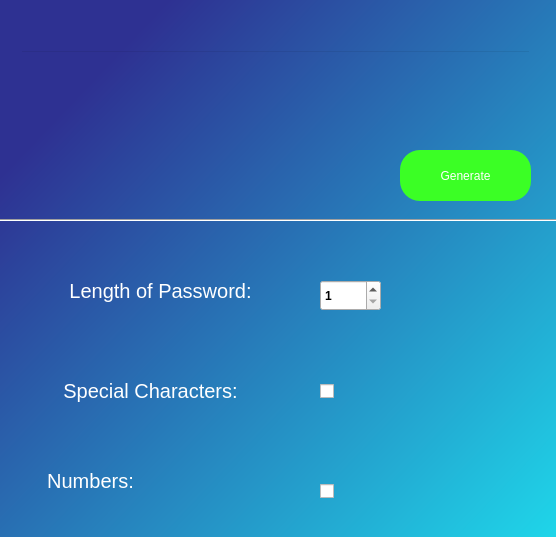
<?xml version="1.0" encoding="UTF-8"?>
<ui version="4.0">
 <class>PasswordGenerator</class>
 <widget class="QDialog" name="PasswordGenerator">
  <property name="geometry">
   <rect>
    <x>0</x>
    <y>0</y>
    <width>556</width>
    <height>537</height>
   </rect>
  </property>
  <property name="windowTitle">
   <string>Dialog</string>
  </property>
  <widget class="QWidget" name="widgetBackground" native="true">
   <property name="geometry">
    <rect>
     <x>0</x>
     <y>0</y>
     <width>681</width>
     <height>701</height>
    </rect>
   </property>
   <property name="styleSheet">
    <string notr="true">QWidget#widgetBackground{
background-color:qlineargradient(spread:pad, x1:0.118751, y1:0.131, x2:0.960452, y2:0.954, stop:0 rgba(46, 49, 146, 255), stop:1 rgba(27, 255, 255, 255))}</string>
   </property>
   <widget class="QLabel" name="labelLength">
    <property name="geometry">
     <rect>
      <x>20</x>
      <y>240</y>
      <width>281</width>
      <height>101</height>
     </rect>
    </property>
    <property name="font">
     <font>
      <family>MS Shell Dlg 2</family>
      <pointsize>15</pointsize>
      <weight>50</weight>
      <italic>false</italic>
      <bold>false</bold>
     </font>
    </property>
    <property name="styleSheet">
     <string notr="true">font: 15pt &quot;MS Shell Dlg 2&quot;;
color: rgb(255, 255, 255);</string>
    </property>
    <property name="text">
     <string>Length of Password:</string>
    </property>
    <property name="alignment">
     <set>Qt::AlignCenter</set>
    </property>
   </widget>
   <widget class="QSpinBox" name="spinBoxLength">
    <property name="geometry">
     <rect>
      <x>320</x>
      <y>280</y>
      <width>61</width>
      <height>31</height>
     </rect>
    </property>
    <property name="font">
     <font>
      <pointsize>9</pointsize>
      <weight>75</weight>
      <bold>true</bold>
     </font>
    </property>
    <property name="minimum">
     <number>1</number>
    </property>
    <property name="maximum">
     <number>1000000</number>
    </property>
    <property name="value">
     <number>1</number>
    </property>
   </widget>
   <widget class="QLabel" name="labelSpecialCharacters">
    <property name="geometry">
     <rect>
      <x>10</x>
      <y>340</y>
      <width>281</width>
      <height>101</height>
     </rect>
    </property>
    <property name="font">
     <font>
      <family>MS Shell Dlg 2</family>
      <pointsize>15</pointsize>
      <weight>50</weight>
      <italic>false</italic>
      <bold>false</bold>
     </font>
    </property>
    <property name="styleSheet">
     <string notr="true">font: 15pt &quot;MS Shell Dlg 2&quot;;
color: rgb(255, 255, 255);</string>
    </property>
    <property name="text">
     <string>Special Characters:</string>
    </property>
    <property name="alignment">
     <set>Qt::AlignCenter</set>
    </property>
   </widget>
   <widget class="QCheckBox" name="checkBoxSpecialCharacters">
    <property name="geometry">
     <rect>
      <x>320</x>
      <y>380</y>
      <width>101</width>
      <height>23</height>
     </rect>
    </property>
    <property name="text">
     <string/>
    </property>
   </widget>
   <widget class="QLabel" name="labelNumbers">
    <property name="geometry">
     <rect>
      <x>-50</x>
      <y>430</y>
      <width>281</width>
      <height>101</height>
     </rect>
    </property>
    <property name="font">
     <font>
      <family>MS Shell Dlg 2</family>
      <pointsize>15</pointsize>
      <weight>50</weight>
      <italic>false</italic>
      <bold>false</bold>
     </font>
    </property>
    <property name="styleSheet">
     <string notr="true">font: 15pt &quot;MS Shell Dlg 2&quot;;
color: rgb(255, 255, 255);</string>
    </property>
    <property name="text">
     <string>Numbers:</string>
    </property>
    <property name="alignment">
     <set>Qt::AlignCenter</set>
    </property>
   </widget>
   <widget class="QCheckBox" name="checkBoxNumbers">
    <property name="geometry">
     <rect>
      <x>320</x>
      <y>480</y>
      <width>101</width>
      <height>23</height>
     </rect>
    </property>
    <property name="text">
     <string/>
    </property>
    <property name="checked">
     <bool>false</bool>
    </property>
    <property name="tristate">
     <bool>false</bool>
    </property>
   </widget>
   <widget class="Line" name="line">
    <property name="geometry">
     <rect>
      <x>-10</x>
      <y>210</y>
      <width>571</width>
      <height>20</height>
     </rect>
    </property>
    <property name="orientation">
     <enum>Qt::Horizontal</enum>
    </property>
   </widget>
   <widget class="QPushButton" name="pushButtonGenerate">
    <property name="enabled">
     <bool>true</bool>
    </property>
    <property name="geometry">
     <rect>
      <x>400</x>
      <y>150</y>
      <width>131</width>
      <height>51</height>
     </rect>
    </property>
    <property name="styleSheet">
     <string notr="true">color:rgb(255, 255, 255);
background-color:rgb(59, 255, 37);
font: 14pt &quot;MS Shell Dlg 2&quot;;
border-radius:20px;</string>
    </property>
    <property name="text">
     <string>Generate</string>
    </property>
   </widget>
   <widget class="QLineEdit" name="lineEditPassword">
    <property name="geometry">
     <rect>
      <x>20</x>
      <y>50</y>
      <width>511</width>
      <height>51</height>
     </rect>
    </property>
    <property name="styleSheet">
     <string notr="true">background-color:rgba(0,0,0,0);
font: 12pt &quot;MS Shell Dlg 2&quot;;
color:rgb(255, 255, 255)</string>
    </property>
    <property name="text">
     <string/>
    </property>
    <property name="placeholderText">
     <string/>
    </property>
   </widget>
  </widget>
 </widget>
 <resources/>
 <connections/>
</ui>
